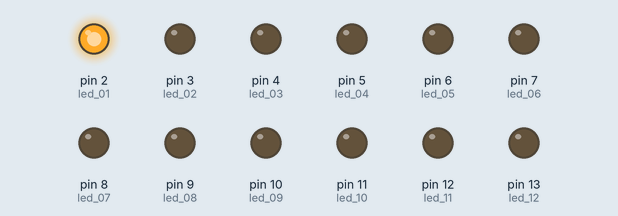
Simulated run of this sketch. Board: Arduino Uno, built with avr-gcc and run on an emulated ATmega328P. On the bench: output pins drawn as LEDs (lit = HIGH).

Above: at 0.05 s.
At 0.35 s:
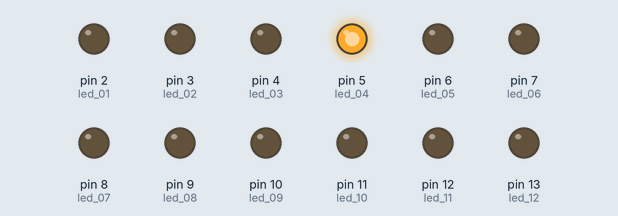
At 0.75 s:
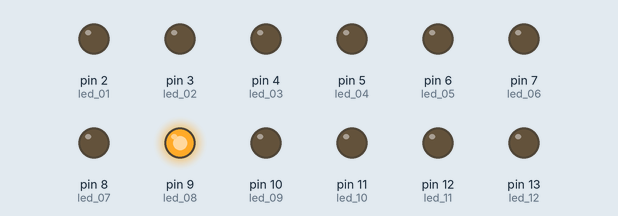
At 1.45 s:
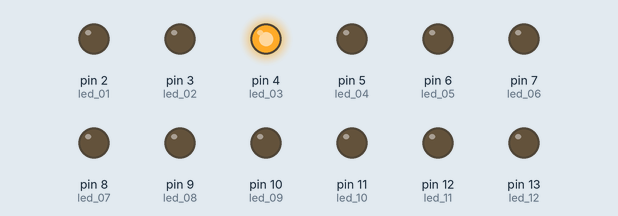
At 2.15 s:
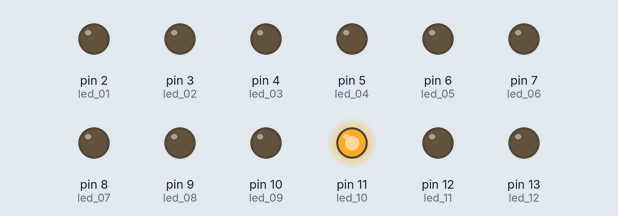
At 2.85 s:
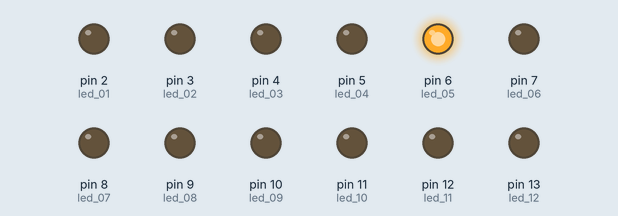
Timing chart, 0 to 3.1 s (numbered marks = the images above):
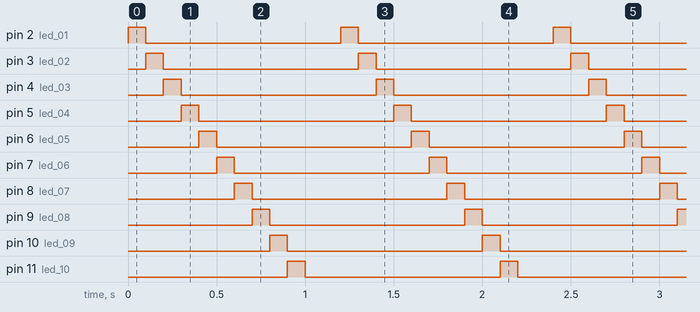

Measured:
- by itself, pin 2 (led_01), pin 3 (led_02), pin 4 (led_03), pin 5 (led_04), pin 6 (led_05), pin 7 (led_06), pin 8 (led_07), pin 9 (led_08), pin 10 (led_09), pin 11 (led_10), pin 12 (led_11), pin 13 (led_12): alternates HIGH for 0.10 s and LOW for 1.1 s
- by itself, everything shown: repeats every 1.2 s, in 12 steps

The sketch:

blink_leds_simple.ino
```cpp
/**
   MakerNano

   Turn each led on and off, with a
   frequency based using period.

   The controller has 12 addressable LEDS.
   Using pin 2,3,8 should be avoided.
   D2 is the button pin and can handle interupts.
   D3 is the other pin that can handle interupts.
   D8 is the Piezo Buzzer's pin


*/

/*
   VARIABLES
*/
const int led_01 = 2;
const int led_02 = 3;
const int led_03 = 4;
const int led_04 = 5;
const int led_05 = 6;
const int led_06 = 7;
const int led_07 = 8;
const int led_08 = 9;
const int led_09 = 10;
const int led_10 = 11;
const int led_11 = 12;
const int led_12 = 13;

int period = 100;


/*
   SETUP
   Only runs once and is used when initialising
   controller.
*/
void setup() {
  pinMode(led_01, OUTPUT);
  pinMode(led_02, OUTPUT);
  pinMode(led_03, OUTPUT);
  pinMode(led_04, OUTPUT);
  pinMode(led_05, OUTPUT);
  pinMode(led_06, OUTPUT);
  pinMode(led_07, OUTPUT);
  pinMode(led_08, OUTPUT);
  pinMode(led_09, OUTPUT);
  pinMode(led_10, OUTPUT);
  pinMode(led_11, OUTPUT);
  pinMode(led_12, OUTPUT);

}

/*
   LOOP
   This funtion will keep repeating
   until controller is turned off.
*/
void loop() {

  digitalWrite(led_01, HIGH); // turns specified led on
  delay(period);              // pause for amount of time
  digitalWrite(led_01, LOW);  // turns specified led off

  digitalWrite(led_02, HIGH);
  delay(period);
  digitalWrite(led_02, LOW);

  digitalWrite(led_03, HIGH);
  delay(period);
  digitalWrite(led_03, LOW);

  digitalWrite(led_04, HIGH);
  delay(period);
  digitalWrite(led_04, LOW);

  digitalWrite(led_05, HIGH);
  delay(period);
  digitalWrite(led_05, LOW);

  digitalWrite(led_06, HIGH);
  delay(period);
  digitalWrite(led_06, LOW);

  digitalWrite(led_07, HIGH);
  delay(period);
  digitalWrite(led_07, LOW);

  digitalWrite(led_08, HIGH);
  delay(period);
  digitalWrite(led_08, LOW);

  digitalWrite(led_09, HIGH);
  delay(period);
  digitalWrite(led_09, LOW);

  digitalWrite(led_10, HIGH);
  delay(period);
  digitalWrite(led_10, LOW);

  digitalWrite(led_11, HIGH);
  delay(period);
  digitalWrite(led_11, LOW);

  digitalWrite(led_12, HIGH);
  delay(period);
  digitalWrite(led_12, LOW);

}
```
